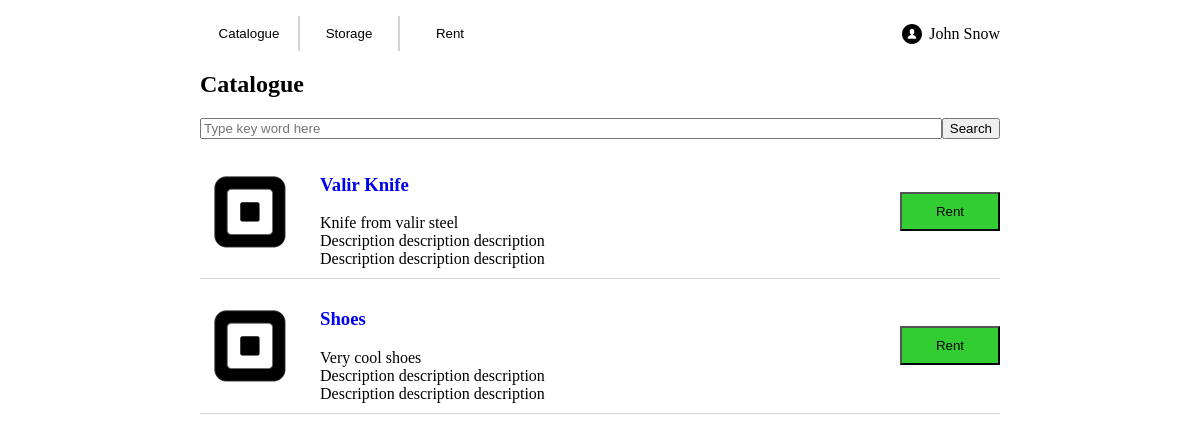
/things/catalogue_goods, run on an earlier commit of the app's database.
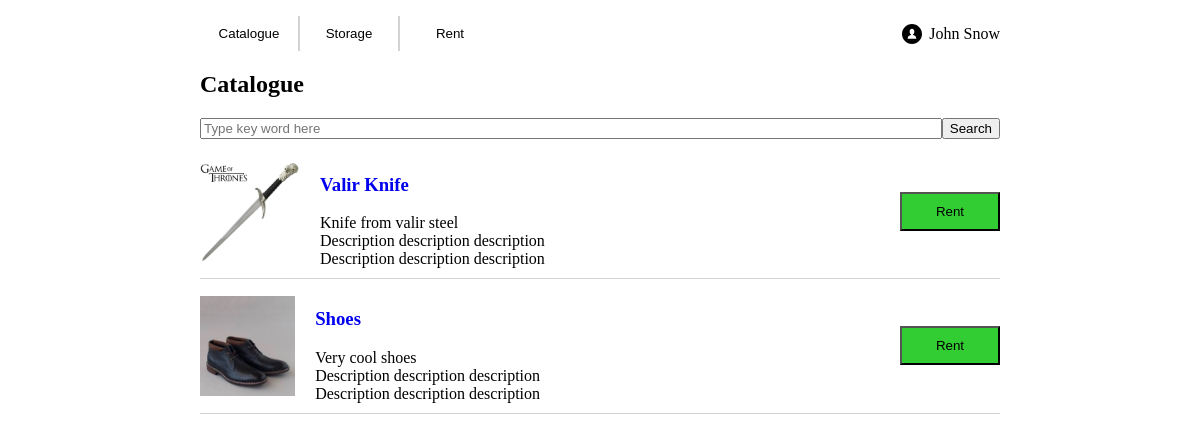
And on a later commit of the database.
### things/models.py (models this page shows, shortened)
class Good(models.Model):
    title = models.CharField('title', max_length=100)
    owner_id = models.ForeignKey(Customer)
    good_info = models.CharField('good info', max_length=1000)
    reservation_type = models.CharField('type', max_length=1, choices=RESERVATION_TYPES)
    image_path = models.CharField('image', max_length=200)
    status = models.CharField('status', max_length=1, choices=GOOD_STATUS)

### things/views.py (the view)
def catalogue_goods(request):
    items = Good.objects.all()
    template = loader.get_template('things/catalogue_goods.html')
    return HttpResponse(template.render({'good_items' : items}, request))

### things/templates/things/catalogue_goods.html (shortened to what this page needs)
{% extends "things/base.html" %}
{% block items_block %}
    <html lang="en">
    <head>
    </head>
    <body>
        <div><h2>Catalogue</h2></div>
        <form action="{% url 'search_goods' %}" method="get">
            <div class="search-flex-container">
                <input class="search" placeholder="Type key word here" type="text" name="search_field"></input>
                <div><button>Search</button></div>
            </div>
        </form>
        {% for item in good_items %}
            {% include "things/good_item.html" %}
        {% endfor %}
    </body>
    </html>
{% endblock %}

### things/templates/things/good_item.html (shortened to what this page needs)
{% load staticfiles %}
<html lang="en">
<head>
</head>
<body>
    <div class="item">
        <div class="item-flex-container">
            <div class="item-picture">
                <img src={% static item.image_path %} height="100px">
            </div>
            <div class="item-info">
                <div class="item-title">
                    <a href="{% url 'item_good_fullinfo' item.pk %}">
                        <h3>{{ item.title }}</h3>
                    </a>
                </div>
                <div>
                    {{ item.good_info }}
                    <br> Description description description
                    <br> Description description description
                </div>
            </div>
            <div><button class="item-button">Rent</button></div>
        </div>
    </div>
</body>
</html>

What changed in the data, as far as the page shows it:
changed Good "Valir Knife": image_path: a different picture
changed Good "Shoes": image_path: a different picture
